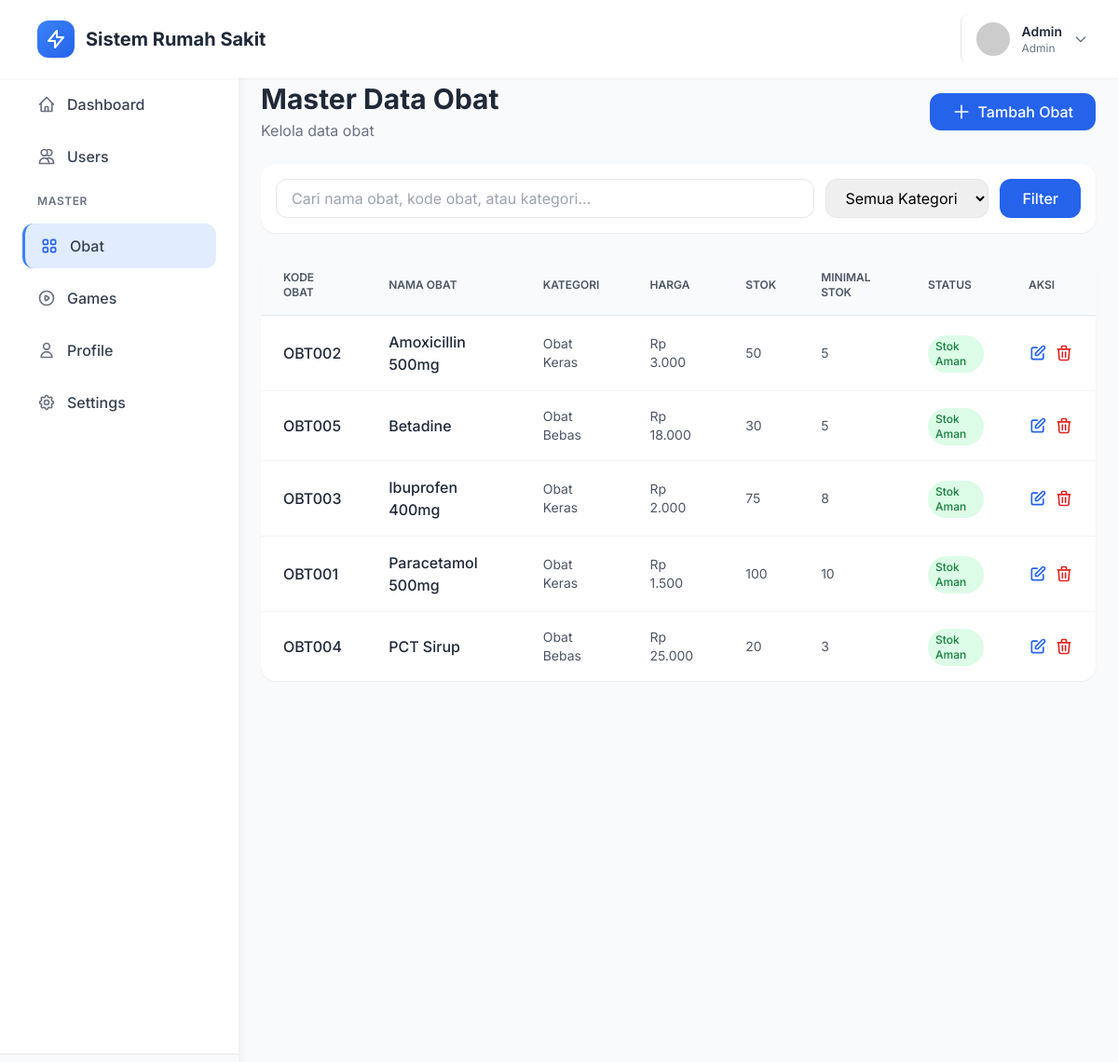
Screenshot of /index.php?page=master-obat (signed in) with the database file from the repository.
### tables this page shows
CREATE TABLE IF NOT EXISTS users (
    id INT PRIMARY KEY AUTO_INCREMENT,
    username VARCHAR(50) NOT NULL UNIQUE,
    email VARCHAR(100) NOT NULL UNIQUE,
    password VARCHAR(255) NOT NULL,
    first_name VARCHAR(50),
    last_name VARCHAR(50),
    phone VARCHAR(20),
    avatar VARCHAR(255) DEFAULT 'default-avatar.png',
    role_id INT NOT NULL DEFAULT 4,
    is_active TINYINT(1) DEFAULT 1,
    last_login DATETIME,
    created_at TIMESTAMP DEFAULT CURRENT_TIMESTAMP,
    updated_at TIMESTAMP DEFAULT CURRENT_TIMESTAMP ON UPDATE CURRENT_TIMESTAMP,
    FOREIGN KEY (role_id) REFERENCES roles(id) ON DELETE RESTRICT,
    INDEX idx_username (username),
    INDEX idx_email (email),
    INDEX idx_role_id (role_id)
);

CREATE TABLE IF NOT EXISTS roles (
    id INT PRIMARY KEY AUTO_INCREMENT,
    role_name VARCHAR(50) NOT NULL UNIQUE,
    description TEXT,
    created_at TIMESTAMP DEFAULT CURRENT_TIMESTAMP
);

CREATE TABLE IF NOT EXISTS obat (
    id INT PRIMARY KEY AUTO_INCREMENT,
    kode_obat VARCHAR(20) NOT NULL UNIQUE,
    nama_obat VARCHAR(100) NOT NULL,
    kategori VARCHAR(50),
    deskripsi TEXT,
    satuan VARCHAR(20),
    harga INT DEFAULT 0,
    stok INT DEFAULT 0,
    minimal_stok INT DEFAULT 0,
    expired_date DATE,
    created_at TIMESTAMP DEFAULT CURRENT_TIMESTAMP,
    updated_at TIMESTAMP DEFAULT CURRENT_TIMESTAMP ON UPDATE CURRENT_TIMESTAMP,
    INDEX idx_kode_obat (kode_obat),
    INDEX idx_nama_obat (nama_obat),
    INDEX idx_kategori (kategori)
);

### includes/functions.php (called while the page is built, shortened)
<?php
function isLoggedIn() {
    return isset($_SESSION['user_id']);
}
function getCurrentUser() {
    global $pdo;
    $stmt = $pdo->prepare("
        SELECT u.*, r.role_name
        FROM users u
        JOIN roles r ON u.role_id = r.id
        WHERE u.id = ?
    ");
    $stmt->execute([$_SESSION['user_id']]);
    return $stmt->fetch();
}
function hasRole($roleNames) {
    $user = getCurrentUser();
    if (is_array($roleNames)) {
        return in_array($user['role_name'], $roleNames);
    }
    return $user['role_name'] === $roleNames;
}
function getAvatarUrl($avatar) {
    if (empty($avatar) || $avatar === 'default-avatar.png') {
        return 'https://ui-avatars.com/api/?name=' . urlencode($_SESSION['username'] ?? 'User') . '&background=3b82f6&color=fff';
    }
    return BASE_URL . 'assets/uploads/avatars/' . $avatar;
}

### includes/auth_check.php (called while the page is built, shortened)
<?php
require_once __DIR__ . '/db_connect.php';
require_once __DIR__ . '/functions.php';
$currentUser = getCurrentUser();

### pages/master/obat/index.php (the view, shortened to what this page needs)
<?php
$action = isset($_GET['action']) ? cleanInput($_GET['action']) : 'list';
switch ($action) {
    default:
        $search = isset($_GET['search']) ? cleanInput($_GET['search']) : '';
        $sql = "SELECT * FROM obat WHERE 1=1";
        $sql .= " ORDER BY nama_obat ASC";
        $stmt = $pdo->prepare($sql);
        $stmt->execute();
        $obat_list = $stmt->fetchAll();
?>
<div class="mb-6 flex flex-col md:flex-row justify-between items-start md:items-center gap-4">
    <div>
        <h1 class="text-3xl font-bold text-gray-800">Master Data Obat</h1>
        <p class="text-gray-500 mt-1">Kelola data obat</p>
    </div>
    <?php if (hasRole(['admin', 'manager'])): ?>
    <a href="index.php?page=master-obat&action=create" class="bg-blue-600 hover:bg-blue-700 text-white font-medium py-2 px-6 rounded-xl transition-colors inline-flex items-center space-x-2">
        <svg class="w-5 h-5" fill="none" stroke="currentColor" viewBox="0 0 24 24">
            <path stroke-linecap="round" stroke-linejoin="round" stroke-width="2" d="M12 4v16m8-8H4"/>
        </svg>
        <span>Tambah Obat</span>
    </a>
    <?php endif; ?>
</div>
<div class="bg-white rounded-2xl shadow-sm p-4 mb-6">
    <form method="GET" class="flex flex-col md:flex-row gap-3">
        <div class="flex-1">
            <input type="text" name="search" value="<?php echo htmlspecialchars($search); ?>"
                   placeholder="Cari nama obat, kode obat, atau kategori..."
                   class="w-full px-4 py-2 border border-gray-200 rounded-xl focus:ring-2 focus:ring-blue-500 focus:border-transparent outline-none">
        </div>
        <select name="kategori" class="px-4 py-2 border border-gray-200 rounded-xl focus:ring-2 focus:ring-blue-500 focus:border-transparent outline-none">
            <option value="">Semua Kategori</option>
        </select>
        <button type="submit" class="bg-blue-600 hover:bg-blue-700 text-white font-medium px-6 py-2 rounded-xl transition-colors">
            Filter
        </button>
    </form>
</div>
<div class="bg-white rounded-2xl shadow-sm overflow-hidden">
    <div class="overflow-x-auto">
        <table class="w-full">
            <thead class="bg-gray-50 border-b">
                <tr>
                    <th class="px-6 py-4 text-left text-xs font-semibold text-gray-600 uppercase">Kode Obat</th>
                    <th class="px-6 py-4 text-left text-xs font-semibold text-gray-600 uppercase">Nama Obat</th>
                    <th class="px-6 py-4 text-left text-xs font-semibold text-gray-600 uppercase">Kategori</th>
                    <th class="px-6 py-4 text-left text-xs font-semibold text-gray-600 uppercase">Harga</th>
                    <th class="px-6 py-4 text-left text-xs font-semibold text-gray-600 uppercase">Stok</th>
                    <th class="px-6 py-4 text-left text-xs font-semibold text-gray-600 uppercase">Minimal Stok</th>
                    <th class="px-6 py-4 text-left text-xs font-semibold text-gray-600 uppercase">Status</th>
                    <th class="px-6 py-4 text-left text-xs font-semibold text-gray-600 uppercase">Aksi</th>
                </tr>
            </thead>
            <tbody class="divide-y divide-gray-100">
                <?php if (count($obat_list) > 0): ?>
                    <?php foreach ($obat_list as $obat): ?>
                    <tr class="hover:bg-gray-50 transition-colors">
                        <td class="px-6 py-4">
                            <div class="font-medium text-gray-800"><?php echo htmlspecialchars($obat['kode_obat']); ?></div>
                        </td>
                        <td class="px-6 py-4">
                            <div class="font-medium text-gray-800"><?php echo htmlspecialchars($obat['nama_obat']); ?></div>
                        </td>
                        <td class="px-6 py-4 text-sm text-gray-600"><?php echo htmlspecialchars($obat['kategori']); ?></td>
                        <td class="px-6 py-4 text-sm text-gray-600">Rp <?php echo number_format($obat['harga'], 0, ',', '.'); ?></td>
                        <td class="px-6 py-4 text-sm text-gray-600"><?php echo $obat['stok']; ?></td>
                        <td class="px-6 py-4 text-sm text-gray-600"><?php echo $obat['minimal_stok']; ?></td>
                        <td class="px-6 py-4">
                            <?php
                            if ($obat['stok'] <= 0) {
                                echo '<span class="inline-flex items-center px-2 py-1 text-xs font-medium rounded-full bg-red-100 text-red-700">Stok Habis</span>';
                            } elseif ($obat['stok'] <= $obat['minimal_stok']) {
                                echo '<span class="inline-flex items-center px-2 py-1 text-xs font-medium rounded-full bg-yellow-100 text-yellow-700">Stok Menipis</span>';
                            } else {
                                echo '<span class="inline-flex items-center px-2 py-1 text-xs font-medium rounded-full bg-green-100 text-green-700">Stok Aman</span>';
                            }
                            ?>
                        </td>
                        <td class="px-6 py-4">
                            <div class="flex items-center space-x-2">
                                <a href="index.php?page=master-obat&action=edit&id=<?php echo $obat['id']; ?>"
                                   class="text-blue-600 hover:text-blue-800 transition-colors" title="Edit">
                                    <svg class="w-5 h-5" fill="none" stroke="currentColor" viewBox="0 0 24 24">
                                        <path stroke-linecap="round" stroke-linejoin="round" stroke-width="2" d="M11 5H6a2 2 0 00-2 2v11a2 2 0 002 2h11a2 2 0 002-2v-5m-1.414-9.414a2 2 0 112.828 2.828L11.828 15H9v-2.828l8.586-8.586z"/>
                                    </svg>
                                </a>
                                <a href="index.php?page=master-obat&action=delete&id=<?php echo $obat['id']; ?>"
                                   onclick="return confirm('Apakah Anda yakin ingin menghapus obat <?php echo htmlspecialchars($obat['nama_obat']); ?>?')"
                                   class="text-red-600 hover:text-red-800 transition-colors" title="Hapus">
                                    <svg class="w-5 h-5" fill="none" stroke="currentColor" viewBox="0 0 24 24">
                                        <path stroke-linecap="round" stroke-linejoin="round" stroke-width="2" d="M19 7l-.867 12.142A2 2 0 0116.138 21H7.862a2 2 0 01-1.995-1.858L5 7m5 4v6m4-6v6m1-10V4a1 1 0 00-1-1h-4a1 1 0 00-1 1v3M4 7h16"/>
                                    </svg>
                                </a>
                            </div>
                        </td>
                    </tr>
                    <?php endforeach; ?>
                <?php endif; ?>
            </tbody>
        </table>
    </div>
</div>
<?php
        break;
}

### includes/header.php (shortened to what this page needs)
<!DOCTYPE html>
<html lang="id">
<head>
    <script src="https://cdn.tailwindcss.com"></script>
</head>
<body class="bg-gray-50">
    <nav class="bg-white shadow-sm fixed top-0 left-0 right-0 z-50">
        <div class="flex items-center justify-between px-6 py-4">
            <div class="flex items-center space-x-4">
                <div class="flex items-center space-x-3">
                    <div class="w-10 h-10 bg-gradient-to-br from-blue-500 to-blue-600 rounded-xl flex items-center justify-center">
                        <svg class="w-6 h-6 text-white" fill="none" stroke="currentColor" viewBox="0 0 24 24">
                            <path stroke-linecap="round" stroke-linejoin="round" stroke-width="2" d="M13 10V3L4 14h7v7l9-11h-7z"/>
                        </svg>
                    </div>
                    <span class="text-xl font-bold text-gray-800"><?php echo SITE_NAME; ?></span>
                </div>
            </div>
            <div class="flex items-center space-x-4">
                <div class="relative">
                    <button onclick="toggleProfileMenu()" class="flex items-center space-x-3 pl-4 border-l hover:bg-gray-50 rounded-lg p-2 transition-colors">
                        <img src="<?php echo getAvatarUrl($currentUser['avatar']); ?>" class="w-9 h-9 rounded-full">
                        <div class="hidden md:block text-left">
                            <p class="text-sm font-semibold text-gray-800"><?php echo htmlspecialchars($currentUser['first_name']); ?></p>
                            <p class="text-xs text-gray-500"><?php echo ucfirst($currentUser['role_name']); ?></p>
                        </div>
                        <svg class="w-4 h-4 text-gray-500" fill="none" stroke="currentColor" viewBox="0 0 24 24">
                            <path stroke-linecap="round" stroke-linejoin="round" stroke-width="2" d="M19 9l-7 7-7-7"/>
                        </svg>
                    </button>
                </div>
            </div>
        </div>
    </nav>

### includes/header.php (style rules this page uses)
* { font-family: 'Inter', sans-serif; }
body { background: #f8f9fa; }

### rows the page displays
users: first_name "Admin", role.role_name "Admin"
obat: kode_obat "OBT002", nama_obat "Amoxicillin 500mg", kategori "Obat Keras", harga "3.000", stok "50", minimal_stok "5", shows "Stok Aman"
obat: kode_obat "OBT005", nama_obat "Betadine", kategori "Obat Bebas", harga "18.000", stok "30", minimal_stok "5", shows "Stok Aman"
obat: kode_obat "OBT003", nama_obat "Ibuprofen 400mg", kategori "Obat Keras", harga "2.000", stok "75", minimal_stok "8", shows "Stok Aman"
obat: kode_obat "OBT001", nama_obat "Paracetamol 500mg", kategori "Obat Keras", harga "1.500", stok "100", minimal_stok "10", shows "Stok Aman"
obat: kode_obat "OBT004", nama_obat "PCT Sirup", kategori "Obat Bebas", harga "25.000", stok "20", minimal_stok "3", shows "Stok Aman"

### other values shown
SITE_NAME "Sistem Rumah Sakit"
